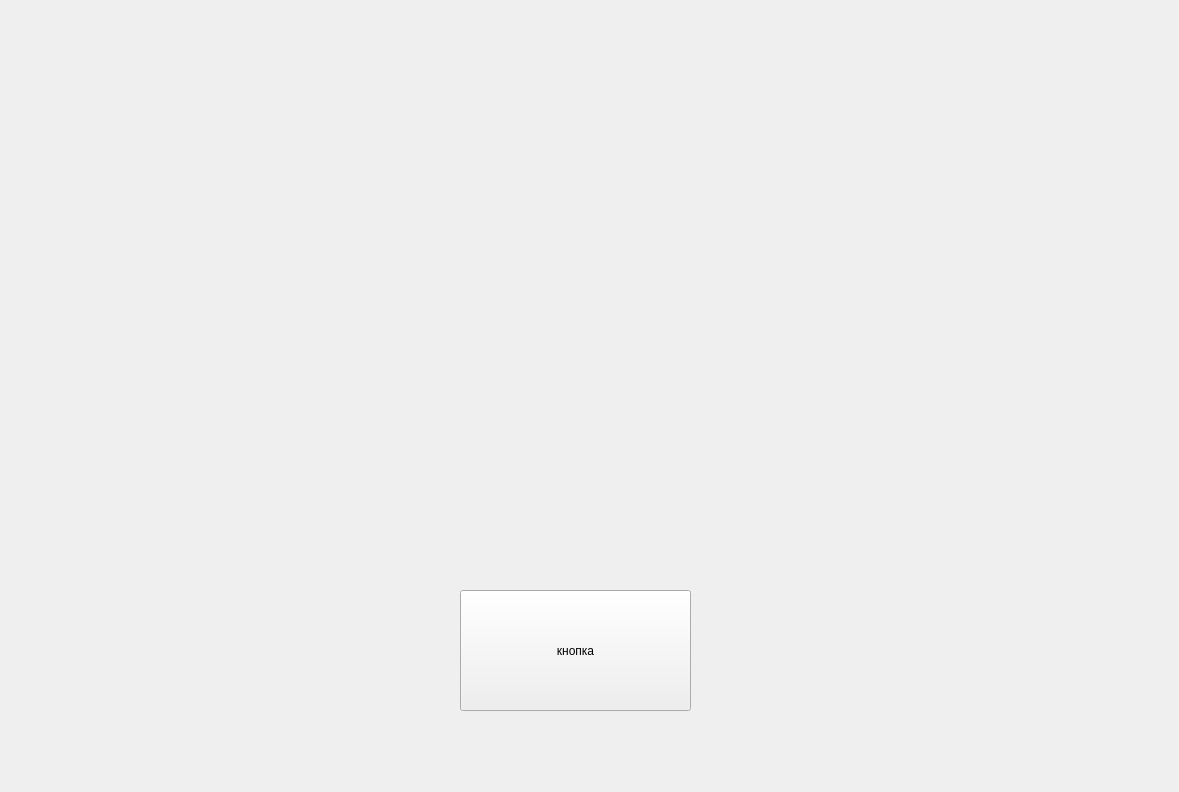
<?xml version="1.0" encoding="UTF-8"?>
<ui version="4.0">
 <class>Form</class>
 <widget class="QWidget" name="Form">
  <property name="geometry">
   <rect>
    <x>0</x>
    <y>0</y>
    <width>1179</width>
    <height>792</height>
   </rect>
  </property>
  <property name="windowTitle">
   <string>Form</string>
  </property>
  <widget class="QPushButton" name="pushButton">
   <property name="geometry">
    <rect>
     <x>460</x>
     <y>590</y>
     <width>231</width>
     <height>121</height>
    </rect>
   </property>
   <property name="text">
    <string>кнопка</string>
   </property>
  </widget>
 </widget>
 <resources/>
 <connections/>
</ui>
